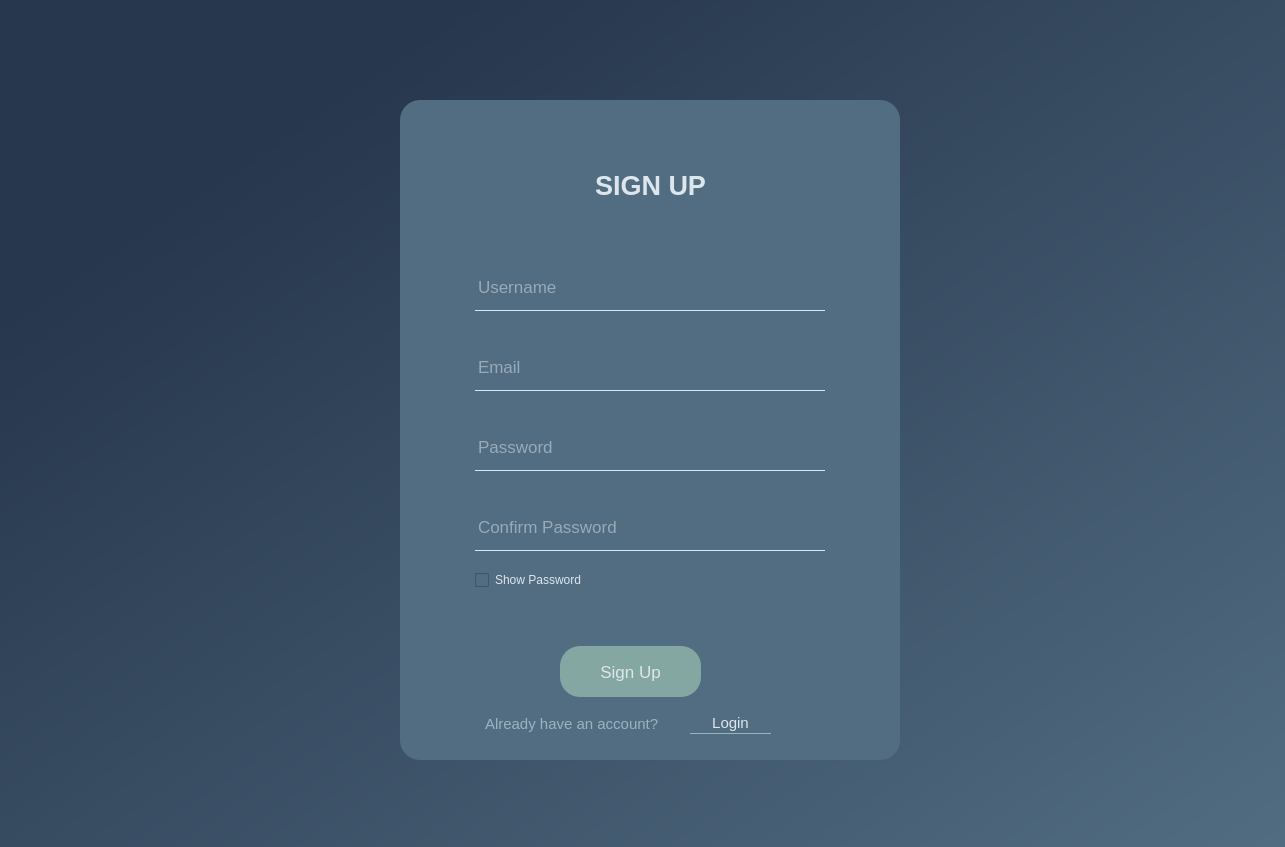
<?xml version="1.0" encoding="UTF-8"?>
<ui version="4.0">
 <class>Form</class>
 <widget class="QWidget" name="Form">
  <property name="geometry">
   <rect>
    <x>0</x>
    <y>0</y>
    <width>1285</width>
    <height>847</height>
   </rect>
  </property>
  <property name="windowTitle">
   <string>Form</string>
  </property>
  <property name="styleSheet">
   <string notr="true"/>
  </property>
  <widget class="QWidget" name="widget" native="true">
   <property name="geometry">
    <rect>
     <x>0</x>
     <y>0</y>
     <width>1300</width>
     <height>860</height>
    </rect>
   </property>
   <property name="styleSheet">
    <string notr="true">background-color:qlineargradient(spread:pad, x1:0.129, y1:0.159, x2:1, y2:1, stop:0.0447761 rgba(39, 55, 77, 255), stop:1 rgba(82, 109, 130, 255))
</string>
   </property>
   <widget class="QWidget" name="widget_2" native="true">
    <property name="geometry">
     <rect>
      <x>400</x>
      <y>100</y>
      <width>500</width>
      <height>660</height>
     </rect>
    </property>
    <property name="styleSheet">
     <string notr="true">background-color: rgb(82, 109, 130);
color: rgb(221, 230, 237);
border-radius: 20px;</string>
    </property>
    <widget class="QLabel" name="label">
     <property name="geometry">
      <rect>
       <x>0</x>
       <y>50</y>
       <width>501</width>
       <height>71</height>
      </rect>
     </property>
     <property name="font">
      <font>
       <pointsize>20</pointsize>
       <weight>75</weight>
       <bold>true</bold>
      </font>
     </property>
     <property name="text">
      <string>SIGN UP</string>
     </property>
     <property name="alignment">
      <set>Qt::AlignCenter</set>
     </property>
    </widget>
    <widget class="QLineEdit" name="usernameInput">
     <property name="geometry">
      <rect>
       <x>75</x>
       <y>170</y>
       <width>350</width>
       <height>41</height>
      </rect>
     </property>
     <property name="font">
      <font>
       <pointsize>13</pointsize>
      </font>
     </property>
     <property name="styleSheet">
      <string notr="true">QLineEdit{
	background-color: rgb(0, 0, 0, 0);
	border: 1px solid rgba(0, 0, 0, 0);
	border-bottom-color: rgb(221, 230, 237);
	border-radius: 0px;
	padding-bottom: 7px;
}

QLineEdit:focus {
	background-color: rgb(0, 0, 0, 0);
	border: 3px solid rgba(0, 0, 0, 0);
	border-bottom-color: rgb(132, 167, 161);
	border-radius: 0px;
	padding-bottom: 7px;
}</string>
     </property>
     <property name="placeholderText">
      <string>Username</string>
     </property>
    </widget>
    <widget class="QLineEdit" name="emailInput">
     <property name="geometry">
      <rect>
       <x>75</x>
       <y>250</y>
       <width>350</width>
       <height>41</height>
      </rect>
     </property>
     <property name="font">
      <font>
       <pointsize>13</pointsize>
      </font>
     </property>
     <property name="styleSheet">
      <string notr="true">QLineEdit{
	background-color: rgb(0, 0, 0, 0);
	border: 1px solid rgba(0, 0, 0, 0);
	border-bottom-color: rgb(221, 230, 237);
	border-radius: 0px;
	padding-bottom: 7px;
}

QLineEdit:focus {
	background-color: rgb(0, 0, 0, 0);
	border: 3px solid rgba(0, 0, 0, 0);
	border-bottom-color: rgb(132, 167, 161);
	border-radius: 0px;
	padding-bottom: 7px;
}</string>
     </property>
     <property name="text">
      <string/>
     </property>
     <property name="placeholderText">
      <string>Email</string>
     </property>
    </widget>
    <widget class="QCheckBox" name="showPass">
     <property name="geometry">
      <rect>
       <x>75</x>
       <y>470</y>
       <width>241</width>
       <height>20</height>
      </rect>
     </property>
     <property name="text">
      <string>Show Password</string>
     </property>
    </widget>
    <widget class="QPushButton" name="signUpBtn">
     <property name="enabled">
      <bool>true</bool>
     </property>
     <property name="geometry">
      <rect>
       <x>160</x>
       <y>546</y>
       <width>141</width>
       <height>51</height>
      </rect>
     </property>
     <property name="font">
      <font>
       <pointsize>13</pointsize>
      </font>
     </property>
     <property name="styleSheet">
      <string notr="true">QPushButton{	
	border-radius: 20px;
	background-color: rgb(132, 167, 161);
}

QPushButton:hover{
	color: rgb(46, 138, 153);
	border-radius: 20px;
	background-color: rgb(132, 167, 161);
}</string>
     </property>
     <property name="text">
      <string>Sign Up</string>
     </property>
    </widget>
    <widget class="QLabel" name="label_2">
     <property name="geometry">
      <rect>
       <x>85</x>
       <y>604</y>
       <width>201</width>
       <height>40</height>
      </rect>
     </property>
     <property name="font">
      <font>
       <pointsize>11</pointsize>
      </font>
     </property>
     <property name="styleSheet">
      <string notr="true">color: rgb(157, 178, 191);</string>
     </property>
     <property name="text">
      <string>Already have an account?</string>
     </property>
    </widget>
    <widget class="QPushButton" name="loginAccBtn">
     <property name="geometry">
      <rect>
       <x>290</x>
       <y>601</y>
       <width>81</width>
       <height>33</height>
      </rect>
     </property>
     <property name="font">
      <font>
       <pointsize>11</pointsize>
      </font>
     </property>
     <property name="styleSheet">
      <string notr="true">QPushButton{
	background-color: rgb(0, 0, 0, 0);
	border: 1px solid rgba(0, 0, 0, 0);
	border-bottom-color: rgb(157, 178, 191);
	border-radius: 0px;
	padding-bottom:-10px;
}

QPushButton:hover{
	color: rgb(132, 167, 161);
	background-color: rgb(0, 0, 0, 0);
	border: 1px solid rgba(0, 0, 0, 0);
	border-bottom-color: rgb(132, 167, 161);
	border-radius: 0px;
	padding-bottom:-10px;
}</string>
     </property>
     <property name="text">
      <string>Login</string>
     </property>
    </widget>
    <widget class="QLineEdit" name="passwordInput">
     <property name="geometry">
      <rect>
       <x>75</x>
       <y>330</y>
       <width>350</width>
       <height>41</height>
      </rect>
     </property>
     <property name="font">
      <font>
       <pointsize>13</pointsize>
      </font>
     </property>
     <property name="styleSheet">
      <string notr="true">QLineEdit{
	background-color: rgb(0, 0, 0, 0);
	border: 1px solid rgba(0, 0, 0, 0);
	border-bottom-color: rgb(221, 230, 237);
	border-radius: 0px;
	padding-bottom: 7px;
}

QLineEdit:focus {
	background-color: rgb(0, 0, 0, 0);
	border: 3px solid rgba(0, 0, 0, 0);
	border-bottom-color: rgb(132, 167, 161);
	border-radius: 0px;
	padding-bottom: 7px;
}</string>
     </property>
     <property name="echoMode">
      <enum>QLineEdit::Password</enum>
     </property>
     <property name="placeholderText">
      <string>Password</string>
     </property>
    </widget>
    <widget class="QLineEdit" name="confirmPassInput">
     <property name="geometry">
      <rect>
       <x>75</x>
       <y>410</y>
       <width>350</width>
       <height>41</height>
      </rect>
     </property>
     <property name="font">
      <font>
       <pointsize>13</pointsize>
      </font>
     </property>
     <property name="styleSheet">
      <string notr="true">QLineEdit{
	background-color: rgb(0, 0, 0, 0);
	border: 1px solid rgba(0, 0, 0, 0);
	border-bottom-color: rgb(221, 230, 237);
	border-radius: 0px;
	padding-bottom: 7px;
}

QLineEdit:focus {
	background-color: rgb(0, 0, 0, 0);
	border: 3px solid rgba(0, 0, 0, 0);
	border-bottom-color: rgb(132, 167, 161);
	border-radius: 0px;
	padding-bottom: 7px;
}</string>
     </property>
     <property name="text">
      <string/>
     </property>
     <property name="echoMode">
      <enum>QLineEdit::Password</enum>
     </property>
     <property name="placeholderText">
      <string>Confirm Password</string>
     </property>
    </widget>
    <widget class="QLabel" name="errorLabel">
     <property name="geometry">
      <rect>
       <x>30</x>
       <y>510</y>
       <width>440</width>
       <height>31</height>
      </rect>
     </property>
     <property name="styleSheet">
      <string notr="true">color: rgb(184, 0, 0);</string>
     </property>
     <property name="text">
      <string/>
     </property>
    </widget>
    <zorder>label</zorder>
    <zorder>usernameInput</zorder>
    <zorder>emailInput</zorder>
    <zorder>showPass</zorder>
    <zorder>signUpBtn</zorder>
    <zorder>loginAccBtn</zorder>
    <zorder>label_2</zorder>
    <zorder>passwordInput</zorder>
    <zorder>confirmPassInput</zorder>
    <zorder>errorLabel</zorder>
   </widget>
  </widget>
 </widget>
 <resources/>
 <connections/>
</ui>
